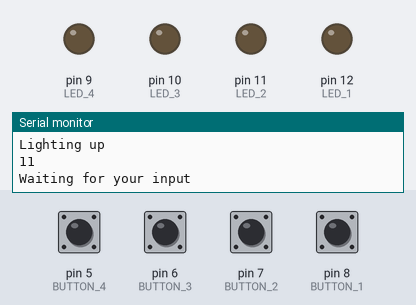
Recording of a sketch running on a simulated Arduino Uno, built with avr-gcc and run on an emulated ATmega328P. On the bench: output pins drawn as LEDs (lit = HIGH), the last lines printed to the serial monitor. The test bench sets the inputs (shaded band); at power-on: pin 5 (BUTTON_4), pin 6 (BUTTON_3), pin 7 (BUTTON_2), pin 8 (BUTTON_1) LOW. Random numbers use the default seed unless the sketch sets one.

Above: at 10.8 s.
10.9 s: pin 5 (BUTTON_4) pulled HIGH for 0.15 s
At 11.9 s:
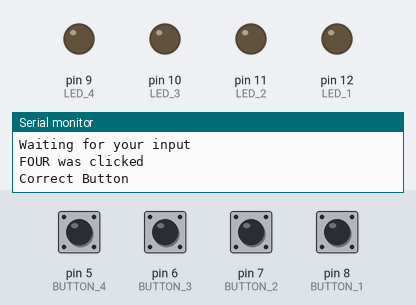
12.5 s: pin 6 (BUTTON_3) pulled HIGH for 0.15 s
At 14.6 s:
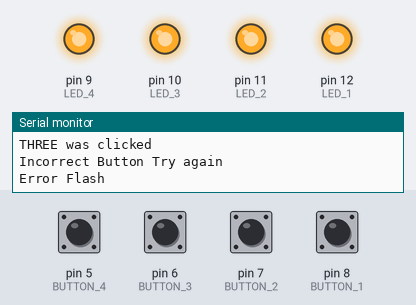
Timing chart, 0 to 20.0 s (numbered marks = the images above; inputs shaded):
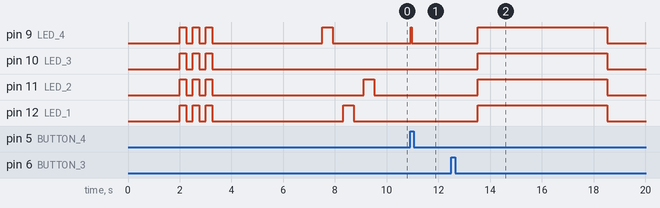

The sketch:

CarterGameCode_4.ino
```cpp
#define LED_1 12
#define LED_2 11
#define LED_3 10
#define LED_4 9

#define BUTTON_1 8
#define BUTTON_2 7
#define BUTTON_3 6
#define BUTTON_4 5


void setup() {
  Serial.begin(9600);
  delay(1000);
  Serial.println("Setup complete! Starting...");

  pinMode(LED_1, OUTPUT);
  pinMode(LED_2, OUTPUT);
  pinMode(LED_3, OUTPUT);
  pinMode(LED_4, OUTPUT);

  pinMode(BUTTON_1, INPUT);
  pinMode(BUTTON_2, INPUT);
  pinMode(BUTTON_3, INPUT);
  pinMode(BUTTON_4, INPUT);

indicateStart();

Serial.println("3 input sequence!");
resetLEDsOff();
playRound(3);
Serial.println("the 4 input sequence!");
resetLEDsOff();
playRound(4);
Serial.println("5 input sequence!");
resetLEDsOff();
playRound(5);
}

void loop() {
}

void playRound(int amount) {
  bool correct = false;
  bool complete = false;
  int* randomLightSequence = randomSequence(amount);  //Commented out for testing
  //int random3LightSequence[3] = { 12, 12, 12 };

  while (!correct) {
    Serial.println("Sequence Will Start in 3 seconds");
    delay(3000);

    displaySequence(amount, randomLightSequence);
    correct = getInputs(amount, randomLightSequence);
  }
  Serial.println("Correct sequence!");
}


void indicateStart() {
  delay(1000);
  unsigned long startTime = millis();
  while (millis() - startTime < 1500) {
    digitalWrite(LED_1, HIGH);
    digitalWrite(LED_2, HIGH);
    digitalWrite(LED_3, HIGH);
    digitalWrite(LED_4, HIGH);

    delay(250);

    digitalWrite(LED_1, LOW);
    digitalWrite(LED_2, LOW);
    digitalWrite(LED_3, LOW);
    digitalWrite(LED_4, LOW);

    delay(250);
  }
  delay(1000);
}

int* randomSequence(int size) {

  randomSeed(analogRead(0));
  int* randomArray = new int[size];


  for (int i = 0; i < size; i++) {
    randomArray[i] = random(9, 13);
  }

  Serial.println("The numbers are");
  for (int i = 0; i < size; i++) {
    Serial.println(randomArray[i]);
  }
  return randomArray;
}

void displaySequence(int size, int* sequence) {
  for (int i = 0; i < size; i++) {
    digitalWrite(sequence[i], HIGH);
    Serial.println("Lighting up ");
    Serial.println(sequence[i]);

    delay(400);
    digitalWrite(sequence[i], LOW);
    delay(400);
  }
}

bool getInputs(int size, int* sequence) {

  bool buttonState[4] = { false, false, false, false };      // To track button states
  bool prevButtonState[4] = { false, false, false, false };  // Previous button states

  int* userInput = new int[size];
  int pressCount = 0;
  unsigned long startMillis = millis();  // Track elapsed time
  unsigned long timeout = 10000;
  resetLEDsOff();

  Serial.println("Waiting for your input");
   while (pressCount < size && (millis() - startMillis) < timeout) { //commented out timeout for debugging
    //while (pressCount < size) {

    // Read button states
    buttonState[0] = digitalRead(BUTTON_1);
    buttonState[1] = digitalRead(BUTTON_2);
    buttonState[2] = digitalRead(BUTTON_3);
    buttonState[3] = digitalRead(BUTTON_4);

    // Check for state changes (LOW to HIGH)
    if (buttonState[0] && !prevButtonState[0]) {
      digitalWrite(LED_1, HIGH);
      userInput[pressCount] = 12;
      Serial.println("ONE was clicked");
      if (!checkInput(userInput[pressCount], sequence[pressCount])) {
        errorFlash();
        return false;
      };
      pressCount = pressCount + 1;

    } else {
      digitalWrite(LED_1, LOW);
    }

    if (buttonState[1] && !prevButtonState[1]) {
      digitalWrite(LED_2, HIGH);
      userInput[pressCount] = 11;
      Serial.println("TWO was clicked");
      if (!checkInput(userInput[pressCount], sequence[pressCount])) {
        errorFlash();
        return false;
      };
      pressCount = pressCount + 1;

    } else {
      digitalWrite(LED_2, LOW);
    }

    if (buttonState[2] && !prevButtonState[2]) {
      digitalWrite(LED_3, HIGH);
      userInput[pressCount] = 10;
      Serial.println("THREE was clicked");
      if (!checkInput(userInput[pressCount], sequence[pressCount])) {
        errorFlash();
        return false;
      };
      pressCount = pressCount + 1;

    } else {
      digitalWrite(LED_3, LOW);
    }

    if (buttonState[3] && !prevButtonState[3]) {
      digitalWrite(LED_4, HIGH);
      userInput[pressCount] = 9;

      Serial.println("FOUR was clicked");
      if (!checkInput(userInput[pressCount], sequence[pressCount])) {
        errorFlash();
        return false;
      };
      pressCount = pressCount + 1;

    } else {
      digitalWrite(LED_4, LOW);
    }

    // Update previous button states
    for (int i = 0; i < 4; i++) {
      prevButtonState[i] = buttonState[i];
    }

    delay(50);  // Add a small delay for debounce
  }
  Serial.println("Out the while in get input");
    for (int i = 0; i < size; i++) {
      Serial.println("userInput:");
      Serial.println(userInput[i]);


  if (sequence[i] != userInput[i]) {
    delete[] userInput;
    return false;
  }
  }
  Serial.println("GetInput returning true");
  delete[] userInput;
  return true;
}

bool checkInput(int userInput, int sequenceValue) {
  if (userInput != sequenceValue) {
    Serial.println("Incorrect Button Try again");

    return false;
  } else {
    Serial.println("Correct Button");
    return true;
  }
}

void resetLEDsOff() {
  digitalWrite(LED_1, LOW);
  digitalWrite(LED_2, LOW);
  digitalWrite(LED_3, LOW);
  digitalWrite(LED_4, LOW);
}

void setLEDOn() {
  digitalWrite(LED_1, HIGH);
  digitalWrite(LED_2, HIGH);
  digitalWrite(LED_3, HIGH);
  digitalWrite(LED_4, HIGH);
}

void errorFlash(){
  Serial.println("Error Flash");
  resetLEDsOff();
  delay(1000);
  setLEDOn();
  delay(5000);
  resetLEDsOff();
}

void buttonFlash(int LED, int button) {
  if (digitalRead(button) == HIGH) {
    digitalWrite(LED, HIGH);
  } else {
    digitalWrite(LED, LOW);
  }
}
```

Measured:
- after the input at 10.9 s, pin 9 (LED_4): LOW → HIGH at once, → LOW 0.05 s later
- after the input at 12.5 s, pin 9 (LED_4), pin 10 (LED_3), pin 11 (LED_2), pin 12 (LED_1): LOW → HIGH after 1.0 s, → LOW 5.0 s later
- by itself, pin 10 (LED_3): alternates HIGH for 0.25 s and LOW for 0.25 s, 6 changes in all, then stays LOW
